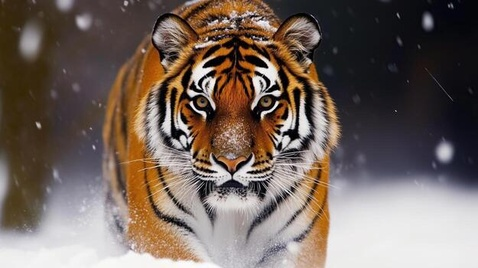
#> input picture data/image1.jpg, 478 x 268 px, shrunk from 625 x 350 before the run, found by its file name
$ python main.py
#> lines starting #> are read from the running program, lines starting #| are printed output that depends on the picture; long printed decimals are rounded
### src/compress.py
# src/compress.py

import cv2
import numpy as np


def load_image(image_path: str):
    img = cv2.imread(image_path)

    if img is None:
        raise ValueError(f"Could not load image from path: {image_path}")

    img = cv2.cvtColor(img, cv2.COLOR_BGR2RGB)
    return img


def save_image(image_path: str, img):
    if len(img.shape) == 3:
        img = cv2.cvtColor(img, cv2.COLOR_RGB2BGR)

    cv2.imwrite(image_path, img)


def rgb_to_grayscale(img):
    return cv2.cvtColor(img, cv2.COLOR_RGB2GRAY)


def apply_svd(matrix):
    return np.linalg.svd(matrix, full_matrices=False)


def compress_channel(U, S, Vt, k):
    k = max(1, min(k, len(S)))

    U_k = U[:, :k]
    S_k = np.diag(S[:k])
    Vt_k = Vt[:k, :]

    return U_k @ S_k @ Vt_k


def compress_grayscale(gray, k):
    U, S, Vt = apply_svd(gray)
    comp = compress_channel(U, S, Vt, k)
    return np.clip(comp, 0, 255).astype(np.uint8)


def compress_rgb_image(img, k):
    r, g, b = img[:, :, 0], img[:, :, 1], img[:, :, 2]

    Ur, Sr, Vtr = apply_svd(r)
    Ug, Sg, Vtg = apply_svd(g)
    Ub, Sb, Vtb = apply_svd(b)

    r_comp = compress_channel(Ur, Sr, Vtr, k)
    g_comp = compress_channel(Ug, Sg, Vtg, k)
    b_comp = compress_channel(Ub, Sb, Vtb, k)

    final = np.stack([r_comp, g_comp, b_comp], axis=2)
    return np.clip(final, 0, 255).astype(np.uint8)


def reconstruction_error(original, compressed):
    return np.linalg.norm(original.astype(np.float64) - compressed.astype(np.float64))


def compression_ratio_grayscale(gray, k):
    m, n = gray.shape
    return (m * n) / (k * (m + n + 1))


def compression_ratio_rgb(img, k):
    m, n, c = img.shape
    return (m * n * c) / (c * k * (m + n + 1))

### src/visualize.py
# src/visualize.py

import matplotlib.pyplot as plt
import numpy as np

from compress import apply_svd, compress_channel, reconstruction_error


def plot_comparison(original, compressed, k, mode="RGB"):
    plt.figure(figsize=(10, 5))

    plt.subplot(1, 2, 1)
    plt.title("Original")
    if len(original.shape) == 2:
        plt.imshow(original, cmap="gray")
    else:
        plt.imshow(original)
    plt.axis("off")

    plt.subplot(1, 2, 2)
    plt.title(f"Compressed ({mode}, k={k})")
    if len(compressed.shape) == 2:
        plt.imshow(compressed, cmap="gray")
    else:
        plt.imshow(compressed)
    plt.axis("off")

    plt.tight_layout()
    plt.show()


def plot_error_vs_k(gray, ks):
    U, S, Vt = apply_svd(gray)
    errors = []

    for k in ks:
        comp = compress_channel(U, S, Vt, k)
        errors.append(reconstruction_error(gray, comp))

    plt.figure(figsize=(7, 5))
    plt.plot(ks, errors, marker="o")
    plt.xlabel("k")
    plt.ylabel("Reconstruction Error")
    plt.title("Error vs k")
    plt.grid(True)
    plt.show()

### src/main.py
# src/main.py

import os

from compress import (
    load_image,
    save_image,
    rgb_to_grayscale,
    compress_grayscale,
    compress_rgb_image,
    reconstruction_error,
    compression_ratio_grayscale,
    compression_ratio_rgb,
)

from visualize import plot_comparison, plot_error_vs_k


def process_image(image_path, k=50):
    print(f"\nProcessing: {image_path}")

    img = load_image(image_path)
    gray = rgb_to_grayscale(img)

    # Grayscale
    gray_comp = compress_grayscale(gray, k)
    gray_error = reconstruction_error(gray, gray_comp)
    gray_ratio = compression_ratio_grayscale(gray, k)

    print("\nGrayscale:")
    print("Error:", gray_error)
    print("Ratio:", gray_ratio)

    # RGB
    rgb_comp = compress_rgb_image(img, k)
    rgb_ratio = compression_ratio_rgb(img, k)

    print("\nRGB:")
    print("Ratio:", rgb_ratio)

    # Save
    os.makedirs("outputs", exist_ok=True)
    name = os.path.basename(image_path).split(".")[0]

    save_image(f"outputs/{name}_gray.jpg", gray_comp)
    save_image(f"outputs/{name}_rgb.jpg", rgb_comp)

    # Plots
    plot_comparison(gray, gray_comp, k, "Grayscale")
    plot_comparison(img, rgb_comp, k, "RGB")

    ks = [10, 20, 50, 100]
    plot_error_vs_k(gray, ks)


def main():
    images = [
        "data/image1.jpg",
        "data/image2.jpg"
    ]

    for img_path in images:
        try:
            process_image(img_path, 50)
#> in load_image, img is the input picture: shape (268, 478, 3); mean B, G, R 94.4, 102.2, 116.3
#> in compress_grayscale, `U, S, Vt = apply_svd(gray)`: S = 268 values, max 42860.4 at index 0, min 3.54 at index 267, mean 608.8
#> in compress_channel, `k = max(1, min(k, len(S)))`: k = 50
#> in process_image, `gray_error = reconstruction_error(gray, gray_comp)`: gray_error = 3168.2
#> in process_image, `gray_ratio = compression_ratio_grayscale(gray, k)`: gray_ratio = 3.43
#| Error: 3168.217
#| Ratio: 3.430
#> in compress_rgb_image, `Ur, Sr, Vtr = apply_svd(r)`:
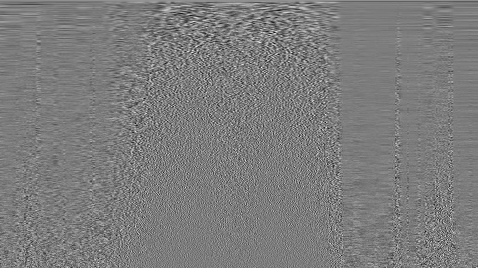
#> Vtr: shape (268, 478) float64; min -0.289, max 0.302, mean 0.00015; drawn with min black and max white
#> in compress_rgb_image, `Ur, Sr, Vtr = apply_svd(r)`: Sr = 268 values, max 46011.7 at index 0, min 3.29 at index 267, mean 639.9
#> in compress_rgb_image, `Ug, Sg, Vtg = apply_svd(g)`:
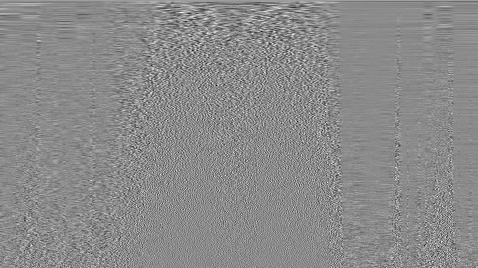
#> Vtg: shape (268, 478) float64; min -0.334, max 0.28, mean 0.000199; drawn with min black and max white
#> in compress_rgb_image, `Ug, Sg, Vtg = apply_svd(g)`: Sg = 268 values, max 41956.5 at index 0, min 3.71 at index 267, mean 604.5
#> in compress_rgb_image, `Ub, Sb, Vtb = apply_svd(b)`:
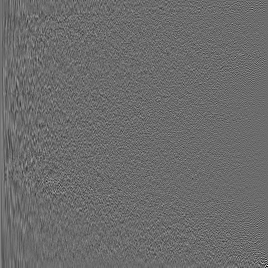
#> Ub: shape (268, 268) float64; min -0.499, max 0.677, mean 0.000351; drawn with min black and max white
#> in compress_rgb_image, `Ub, Sb, Vtb = apply_svd(b)`:
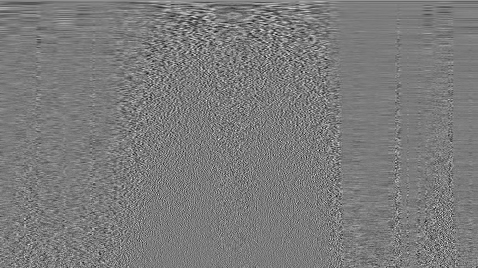
#> Vtb: shape (268, 478) float64; min -0.271, max 0.289, mean 0.000147; drawn with min black and max white
#> in compress_rgb_image, `Ub, Sb, Vtb = apply_svd(b)`: Sb = 268 values, max 40420.8 at index 0, min 3.86 at index 267, mean 595.6
#> in compress_rgb_image, `return np.clip(final, 0, 255).astype(np.uint8)`:
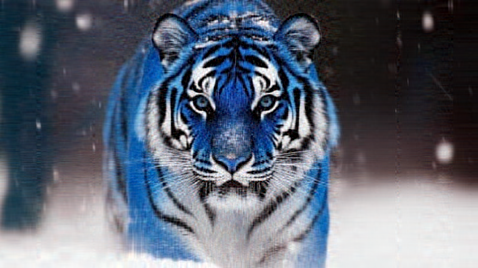
#> returned value: shape (268, 478, 3); mean of channels 0, 1, 2 115.8, 101.7, 94; drawn as B, G, R
#> in process_image, `rgb_ratio = compression_ratio_rgb(img, k)`: rgb_ratio = 3.43
#| Ratio: 3.430
#> the loop in plot_error_vs_k, `for k in ks:` made 4 passes
#> pass 1, in plot_error_vs_k, `comp = compress_channel(U, S, Vt, k)`:
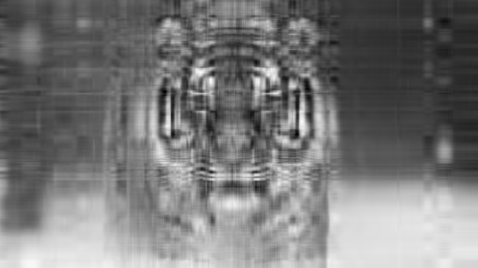
#> comp: shape (268, 478) float64; min -48.4, max 275.9, mean 105.5; drawn with min black and max white
#> after the loop in plot_error_vs_k, `for k in ks:`: errors = [8582.2, 6145, 3181.5, 1519.1]
#> in plot_error_vs_k, `plt.show()`:
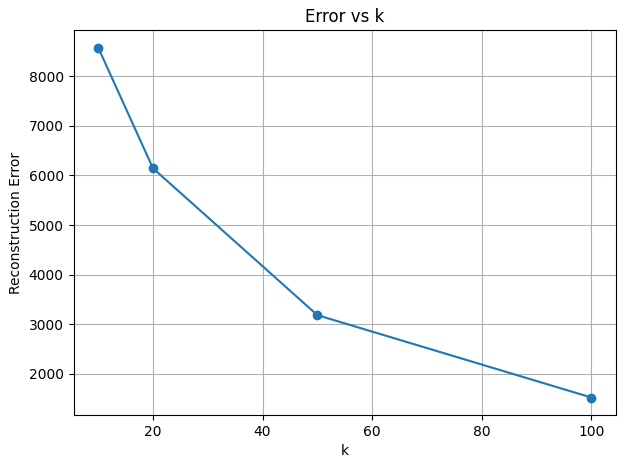
#> figure drawn by matplotlib, 1 panel
        except Exception as e:
            print("Error:", e)
#> pass 2 of the loop in main, `for img_path in images:`:
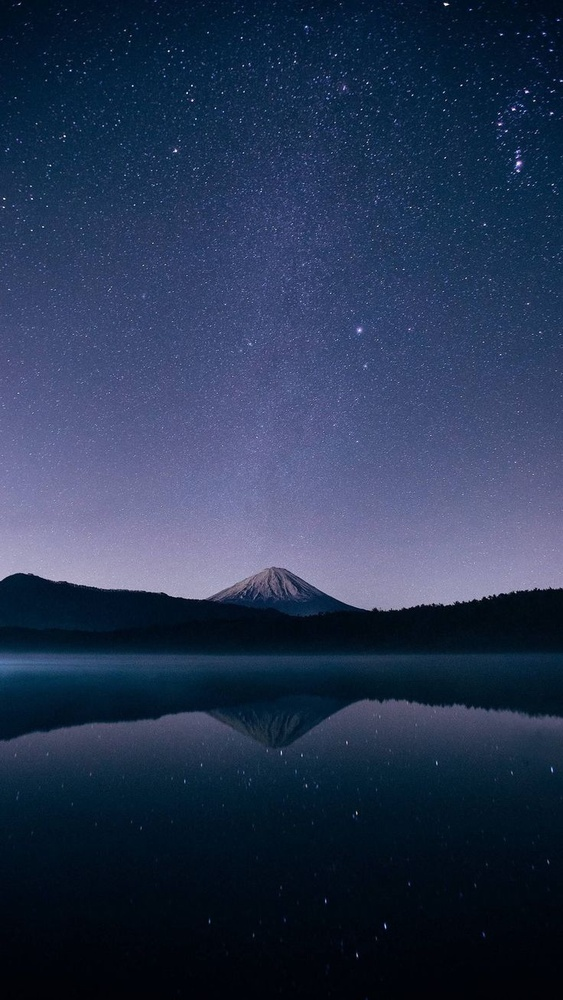
#> input picture data/image2.jpg, 563 x 1000 px, shrunk from 736 x 1308 before the run, found by its file name
#> in load_image, img is the input picture: shape (1000, 563, 3); mean B, G, R 81.3, 53.2, 38.6
#> U: shape (1000, 563) float64
#> in compress_grayscale (call 2), `U, S, Vt = apply_svd(gray)`:
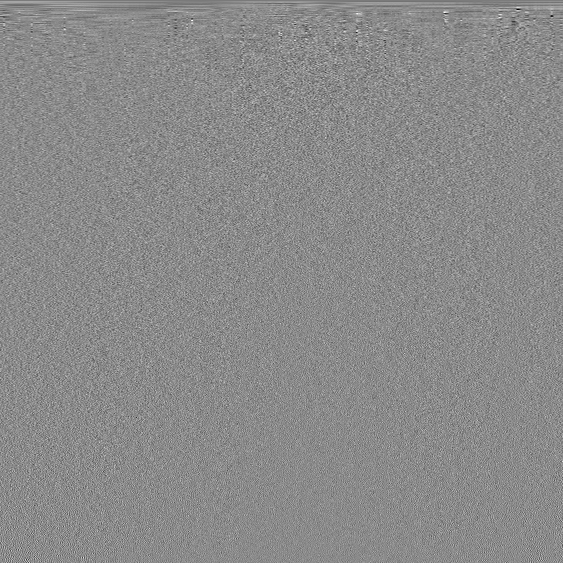
#> Vt: shape (563, 563) float64; min -0.377, max 0.316, mean -6.99e-05; drawn with min black and max white
#> in compress_grayscale (call 2), `U, S, Vt = apply_svd(gray)`: S = 563 values, max 48715.5 at index 0, min 18.48 at index 562, mean 329.8
#> k = 50
#> U_k: shape (1000, 50) float64
#> in compress_channel (call 9), `S_k = np.diag(S[:k])`:
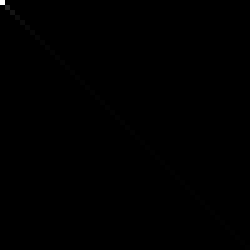
#> S_k: shape (50, 50) float64 (shown 5 times larger); min 0, max 48715.5, mean 37.4; drawn with min black and max white
#| Error: 4885.936
#| Ratio: 7.199
#| Ratio: 7.199
#> the loop in plot_error_vs_k (call 2), `for k in ks:` made 4 passes


if __name__ == "__main__":
    main()
